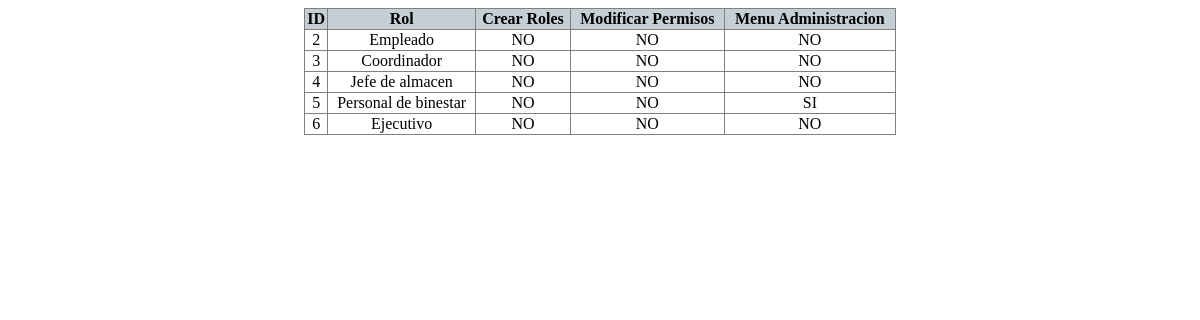
The app's page /PaginaPrincipal/Secciones-con-permisos/Tabla-de-Roles.php, older data.
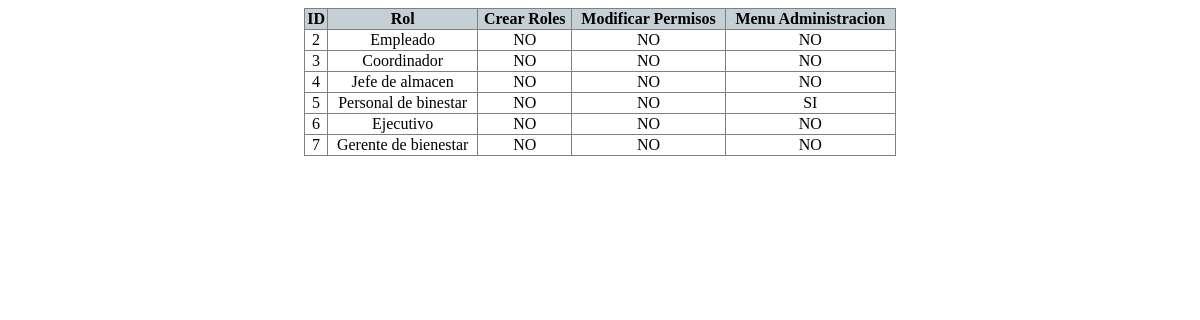
The same page, newer data.
### tables this page shows
CREATE TABLE `rol` (
  `rol_nombre` varchar(25) DEFAULT NULL,
  `Crear_Roles` varchar(10) DEFAULT 'NO',
  `Modificar_permisos` varchar(10) DEFAULT 'NO',
  `Menu_administracion` varchar(10) DEFAULT 'NO',
  `id_rol` int(11) NOT NULL
);

### PaginaPrincipal/Secciones-con-permisos/Tabla-de-Roles.php (the view, shortened to what this page needs)
<link rel="stylesheet" type="text/css" href="estilos/tablarol.css">
<?php
    $Miconexion=MiConexion();
    $Select = $Miconexion->prepare("SELECT * FROM rol WHERE id_rol!=1");
    $Select->execute();
    echo "<table border='1' id='roles'>";
    echo "<tr>";
    echo "<th class='la'>ID</th>";
    echo "<th class='la'>Rol</th>";
    echo "<th class='la'>Crear Roles</th>";
    echo "<th class='la'>Modificar Permisos</th>";
    echo "<th class='la'>Menu Administracion</th>";
    echo "</tr>";
    while($Fila = $Select->fetch(PDO::FETCH_ASSOC)) {
        echo "<td>".$Fila['id_rol']."</td>";
        echo "<td>".$Fila['rol_nombre']."</td>";
        echo "<td>".$Fila['Crear_Roles']."</td>";
        echo "<td>".$Fila['Modificar_permisos']."</td>";
        echo "<td>".$Fila['Menu_administracion']."</td>";
    }
    echo "</table>";
?>

### PaginaPrincipal/estilos/tablarol.css (style rules this page uses)
#roles { text-align: center; place-items: center; margin: auto; border-collapse: collapse; width: 50%; }
.la { background-color: rgba(78, 114, 133, 0.333); }

Row changes from the older to the newer data that the page shows:
added rol: id_rol "7", rol_nombre "Gerente de bienestar", Crear_Roles "NO", Modificar_permisos "NO", Menu_administracion "NO"
